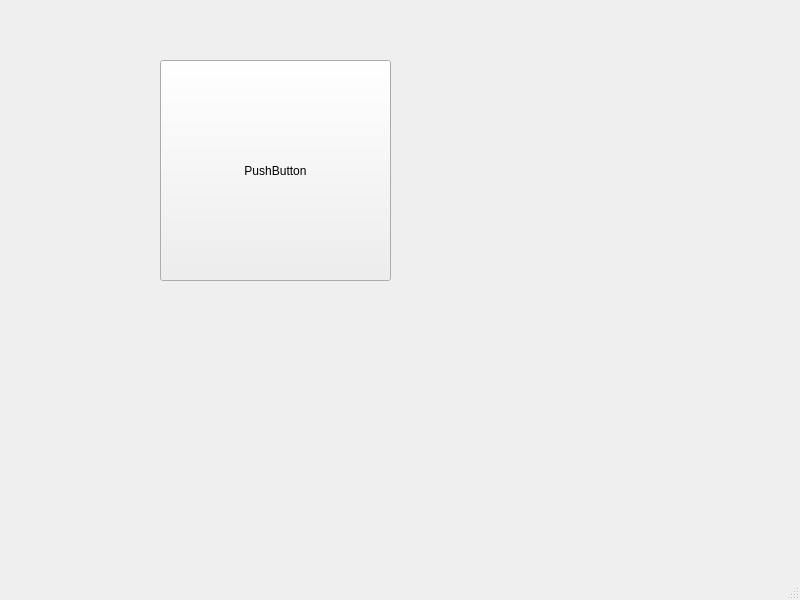
<?xml version="1.0" encoding="UTF-8"?>
<ui version="4.0">
 <class>MainWindow</class>
 <widget class="QMainWindow" name="MainWindow">
  <property name="geometry">
   <rect>
    <x>0</x>
    <y>0</y>
    <width>800</width>
    <height>600</height>
   </rect>
  </property>
  <property name="windowTitle">
   <string>MainWindow</string>
  </property>
  <widget class="QWidget" name="centralwidget">
   <widget class="QPushButton" name="Thatbutton">
    <property name="geometry">
     <rect>
      <x>160</x>
      <y>60</y>
      <width>231</width>
      <height>221</height>
     </rect>
    </property>
    <property name="text">
     <string>PushButton</string>
    </property>
   </widget>
  </widget>
  <widget class="QStatusBar" name="statusbar"/>
 </widget>
 <resources/>
 <connections/>
</ui>
